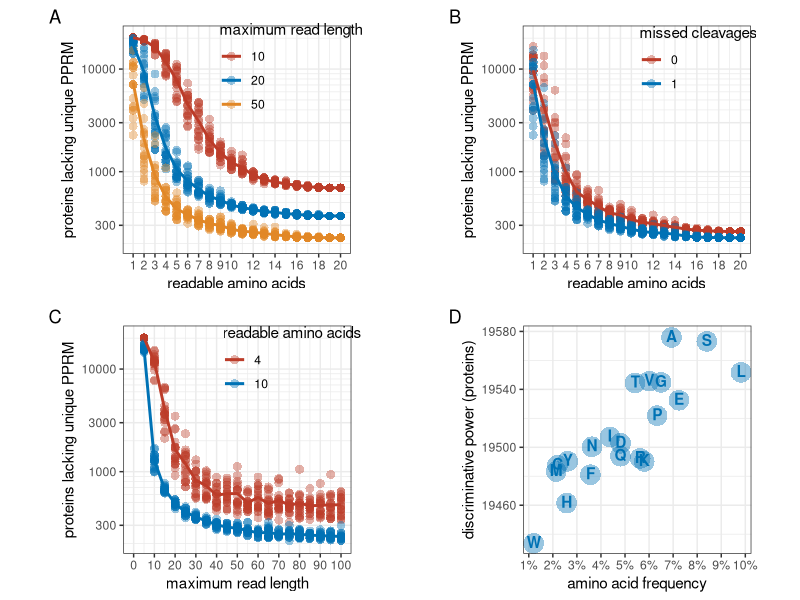

Generate this figure with R:
library(ggplot2)
library(ggsci)
library(gridExtra)

## read data and construct data frames for panel A
A10<-as.matrix(read.csv("max10_missed1.csv", header = FALSE, sep = ","), byrow = TRUE)
A20<-as.matrix(read.csv("max20_missed1.csv", header = FALSE, sep = ","), byrow = TRUE)
A50<-as.matrix(read.csv("max50_missed1.csv", header = FALSE, sep = ","), byrow = TRUE)
A<-rbind(A10, A20, A50)
dfA1 <- data.frame(x = rep(1:20, 60),
                   y = as.vector(t(A)),
                   maxlen = c(rep("10", 400), rep("20", 400), rep("50", 400)))
dfA2 <- data.frame(x = 1:20,
                   y = colMeans(A10),
                   maxlen = rep("10", 20))
dfA3 <- data.frame(x = 1:20,
                   y = colMeans(A20),
                   maxlen = rep("20", 20))
dfA4 <- data.frame(x = 1:20,
                   y = colMeans(A50),
                   maxlen = rep("50", 20))

## read data and construct data frames for panel B
B0<-as.matrix(read.csv("max50_missed0.csv", header = FALSE, sep = ","), byrow = TRUE)
B1<-as.matrix(read.csv("max50_missed1.csv", header = FALSE, sep = ","), byrow = TRUE)
B<-rbind(B0, B1)
dfB1 <- data.frame(x = rep(1:20, 40),
                  y = as.vector(t(B)),
                  missed_cleavages = c(rep("0", 400), rep("1", 400)))
dfB2 <- data.frame(x = 1:20,
                  y = colMeans(B[1:20,]),
                  missed_cleavages = rep("0", 20))
dfB3 <- data.frame(x = 1:20,
                   y = colMeans(B[21:33,]),
                   missed_cleavages = rep("1", 20))

## read data and construct data frames for panel C
C4 <- as.matrix(read.csv("read4_max5_100_missed1.csv", header = FALSE, sep = ","), byrow = TRUE)
C10 <- as.matrix(read.csv("read10_max5_100_missed1.csv", header = FALSE, sep = ","), byrow = TRUE)
C <- rbind(C4, C10)
dfC1 <- data.frame(x = rep(5*(1:20), 40),
                   y = as.vector(t(C)),
                   n_read = c(rep("4", 400), rep("10", 400)))
dfC2 <- data.frame(x = 5*(1:20),
                   y = colMeans(C4),
                   n_read = rep("4", 20))
dfC3 <- data.frame(x = 5*(1:20),
                   y = colMeans(C10),
                   n_read = rep("10", 20))

## read data and construct data frames for panel D
D4 <- read.csv("read4_max50_missed1.csv", header = FALSE, sep = ",")
D5 <- read.csv("read5_max50_missed1.csv", header = FALSE, sep = ",")
D6 <- read.csv("read6_max50_missed1.csv", header = FALSE, sep = ",")
D <- rbind(D4, D5, D6)
nA<-c(); nR<-c(); nN<-c(); nD<-c(); nC<-c(); nE<-c(); nQ<-c(); nG<-c(); nH<-c(); nI<-c();
nL<-c(); nK<-c(); nM<-c(); nF<-c(); nP<-c(); nS<-c(); nT<-c(); nW<-c(); nY<-c(); nV<-c();
nX<-c()
PLURs <- 20322 - as.numeric(D[,2]) # PLUR = Proteins Lacking Unique Reads
for (i in 1:dim(D)[1]) {
  nA[i] <- sum(charToRaw(D[i,1]) == charToRaw('A'))
  nR[i] <- sum(charToRaw(D[i,1]) == charToRaw('R'))
  nN[i] <- sum(charToRaw(D[i,1]) == charToRaw('N'))
  nD[i] <- sum(charToRaw(D[i,1]) == charToRaw('D'))
  nC[i] <- sum(charToRaw(D[i,1]) == charToRaw('C'))
  nE[i] <- sum(charToRaw(D[i,1]) == charToRaw('E'))
  nQ[i] <- sum(charToRaw(D[i,1]) == charToRaw('Q'))
  nG[i] <- sum(charToRaw(D[i,1]) == charToRaw('G'))
  nH[i] <- sum(charToRaw(D[i,1]) == charToRaw('H'))
  nI[i] <- sum(charToRaw(D[i,1]) == charToRaw('I'))
  nL[i] <- sum(charToRaw(D[i,1]) == charToRaw('L'))
  nK[i] <- sum(charToRaw(D[i,1]) == charToRaw('K'))
  nM[i] <- sum(charToRaw(D[i,1]) == charToRaw('M'))
  nF[i] <- sum(charToRaw(D[i,1]) == charToRaw('F'))
  nP[i] <- sum(charToRaw(D[i,1]) == charToRaw('P'))
  nS[i] <- sum(charToRaw(D[i,1]) == charToRaw('S'))
  nT[i] <- sum(charToRaw(D[i,1]) == charToRaw('T'))
  nW[i] <- sum(charToRaw(D[i,1]) == charToRaw('W'))
  nY[i] <- sum(charToRaw(D[i,1]) == charToRaw('Y'))
  nV[i] <- sum(charToRaw(D[i,1]) == charToRaw('V'))
  nX[i] <- 1
}
min(sum(nA), sum(nR), sum(nN), sum(nD), sum(nC), sum(nE), sum(nQ), sum(nG), sum(nH), sum(nI), sum(nL), sum(nK), sum(nM), sum(nF), sum(nP), sum(nS), sum(nT), sum(nW), sum(nY), sum(nV))
fit <- lm(PLURs ~ nA+nR+nN+nD+nC+nE+nQ+nG+nH+nI+nL+nK+nM+nF+nP+nS+nT+nW+nY+nV)
PLUR_coeffs <- coefficients(fit)[1] + as.vector(coefficients(fit))[2:21] # add intercept
aa_freqs <- read.csv(file = "amino_acid_frequencies.csv", header = FALSE, sep = ",")
colnames(aa_freqs) <- c("aa", "x")
dfD <- data.frame(x = as.vector(aa_freqs[2]/sum(aa_freqs[2])),
                  y = PLUR_coeffs[1:20],
                  aa <- aa_freqs[1])


## read data and construct data frames for Figure 3
A50<-as.matrix(read.csv("max50_missed1.csv", header = FALSE, sep = ","), byrow = TRUE)
NI<-as.matrix(read.csv("non_ideal_max50_missed1_first20.csv", header = FALSE, sep = ","), byrow = TRUE)
NI<-rbind(A50[1,1:20], NI)
dfNI1 <- data.frame(x = rep(1:20, 2),
                    y = as.vector(t(NI)),
                    maxlen = c(rep("ideal", 20), rep("non-ideal",20)))


## plot number of protein with unique reads as function of read amino acids
plotA <- ggplot(NULL, aes(x, y, color = maxlen)) +
  scale_color_nejm() +
  geom_point(
    data = dfA1,
    alpha = 0.4,
    shape = 16,
    size = 3,
    stroke = 0
  ) +
  geom_line(data = dfA2, size = 1) +
  geom_line(data = dfA3, size = 1) +
  geom_line(data = dfA4, size = 1) +
  scale_x_continuous(limits = c(1,20), breaks = c(1:9,10,12,14,16,18,20), minor_breaks = 1:20) +
  scale_y_log10(limits = c(200,21000), breaks = c(300, 1000, 3000, 10000), minor_breaks = rep(1:9, 21)*(10^rep(-10:10, each=9))) +
  xlab('readable amino acids') +
  ylab('proteins lacking unique PPRM') +
  labs(tag = "A", color = "maximum read length") +
  theme_bw() +
  theme(aspect.ratio=1) +
  theme(legend.position = c(0.737, 0.812),
        legend.key = element_rect(colour = NA, fill = NA),
        legend.background = element_rect(fill = alpha("white", 0)))

## plot number of protein with unique reads as function of read amino acids
plotB <- ggplot(NULL, aes(x, y, color = missed_cleavages)) +
  scale_color_nejm() +
  geom_point(
    data = dfB1,
    alpha = 0.4,
    shape = 16,
    size = 3,
    stroke = 0
  ) +
  geom_line(data = dfB2, size = 1) +
  geom_line(data = dfB3, size = 1) +
  scale_x_continuous(limits = c(1,20), breaks = c(1:9,10,12,14,16,18,20), minor_breaks = 1:20) +
  scale_y_log10(limits = c(200,21000), breaks = c(300, 1000, 3000, 10000), minor_breaks = rep(1:9, 21)*(10^rep(-10:10, each=9))) +
  xlab('readable amino acids') +
  ylab('proteins lacking unique PPRM') +
  labs(tag = "B", color = "missed cleavages") +
  theme_bw() +
  theme(aspect.ratio=1) +
  theme(legend.position = c(0.77, 0.85),
        legend.key = element_rect(colour = NA, fill = NA),
        legend.background = element_rect(fill = alpha("white", 0)))

## plot number of protein with unique reads as function of read amino acids
plotC <- ggplot(NULL, aes(x, y, color = factor(sort(as.numeric(n_read))))) +
  scale_color_nejm() +
  geom_point(
    data = dfC1,
    alpha = 0.4,
    shape = 16,
    size = 3,
    stroke = 0
  ) +
  geom_line(data = dfC2,
            size = 1) +
  geom_line(data = dfC3,
            size = 1) +
  scale_x_continuous(limits = c(0, 100), breaks = 10*(0:10), minor_breaks = 5*0:20) +
  scale_y_log10(limits = c(200, 21000), breaks = c(300, 1000, 3000, 10000), minor_breaks = rep(1:9, 21)*(10^rep(-10:10, each=9))) +
  xlab("maximum read length") +
  ylab("proteins lacking unique PPRM") +
  labs(tag = "C", color = "readable amino acids") +
  theme_bw() +
  theme(aspect.ratio=1) +
  theme(legend.position = c(0.74, 0.85),
        legend.key = element_rect(colour = NA, fill = NA),
        legend.background = element_rect(fill = alpha("white", 0)))

## plot number of protein with unique reads as function of read amino acids
plotD <- ggplot(NULL, aes(x, y, label = aa)) +
  scale_color_nejm() +
  geom_point(
    data = dfD,
    alpha = 0.4,
    shape = 16,
    size = 7,
    stroke = 0,
    color = rgb(0,114/256,181/256)
  ) +
  geom_text(data = dfD, aes(fontface = "bold"), nudge_x = 0, nudge_y = 1, color = rgb(0,114/256,181/256)) +

  #ylim(19750, 20100) +
  scale_x_continuous(labels = scales::percent_format(accuracy = 1), breaks = 1:10/100, minor_breaks = NULL) +
  xlab('amino acid frequency') +
  ylab('discriminative power (proteins)') +
  labs(tag = "D") +
  theme_bw() +
  theme(aspect.ratio=1)

## plot ideal vs non-ideal behavior (for read length <=50, 1 missed)
plotNI <- ggplot(NULL, aes(x, y, color = maxlen)) +
  scale_color_nejm() +
  geom_point(
    data = dfNI1,
    alpha = 0.4,
    shape = 16,
    size = 3,
    stroke = 0
  ) +
  #geom_line(data = dfNI2, size = 1) +
  #geom_line(data = dfNI3, size = 1) +
  scale_x_continuous(limits = c(1,20), breaks = c(1:9,10,12,14,16,18,20), minor_breaks = 1:20) +
  scale_y_log10(limits = c(200,21000), breaks = c(300, 1000, 3000, 10000), minor_breaks = rep(1:9, 21)*(10^rep(-10:10, each=9))) +
  xlab('readable amino acids') +
  ylab('proteins lacking unique PPRM') +
  labs(tag = " ", color = "conditions") +
  theme_bw() +
  theme(aspect.ratio=1) +
  theme(legend.position = c(0.83, 0.85),
        legend.key = element_rect(colour = NA, fill = NA),
        legend.background = element_rect(fill = alpha("white", 0)))


## plot all four panels A-D
grid.arrange(plotA,plotB,plotC,plotD, ncol=2, padding = NULL)
